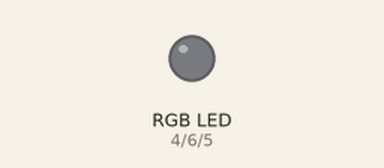
The program below on a simulated Raspberry Pi (BCM pin numbers). Parts: an RGB LED mixed from three pins (HIGH = lit).

Above: at 0.5 s.
At 3.5 s:
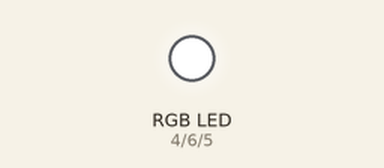
Timing chart, 0 to 4.6 s (numbered marks = the images above):
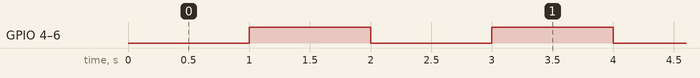

The program:

led_blink.py
```python
# led_blink.py
# Red led

import RPi.GPIO as GPIO
import time

# RGB LED PinNumber setting
red_pin = 4
green_pin = 6
blue_pin = 5

GPIO.setmode(GPIO.BCM)  # GPIO,BOARD(1~40)
GPIO.setup(red_pin, GPIO.OUT) # 4pin output
GPIO.setup(green_pin, GPIO.OUT)
GPIO.setup(blue_pin, GPIO.OUT)

while (True):
    GPIO.output(red_pin, False)
    GPIO.output(green_pin, False)
    GPIO.output(blue_pin, False)
    time.sleep(1)

    # GPIO.output(red_pin, False)
    # GPIO.output(green_pin, True)
    # GPIO.output(blue_pin, False)
    # time.sleep(0.5) # 0.5초

    # GPIO.output(red_pin, False)
    # GPIO.output(green_pin, False)
    # GPIO.output(blue_pin, True)
    # time.sleep(0.5) # 0.5초

    GPIO.output(red_pin, True)
    GPIO.output(green_pin, True)
    GPIO.output(blue_pin, True)
    time.sleep(1) # 0.5초
```

Measured:
- by itself, GPIO 4 (red_pin), GPIO 5 (blue_pin), GPIO 6 (green_pin): alternates HIGH for 1.0 s and LOW for 1.0 s
